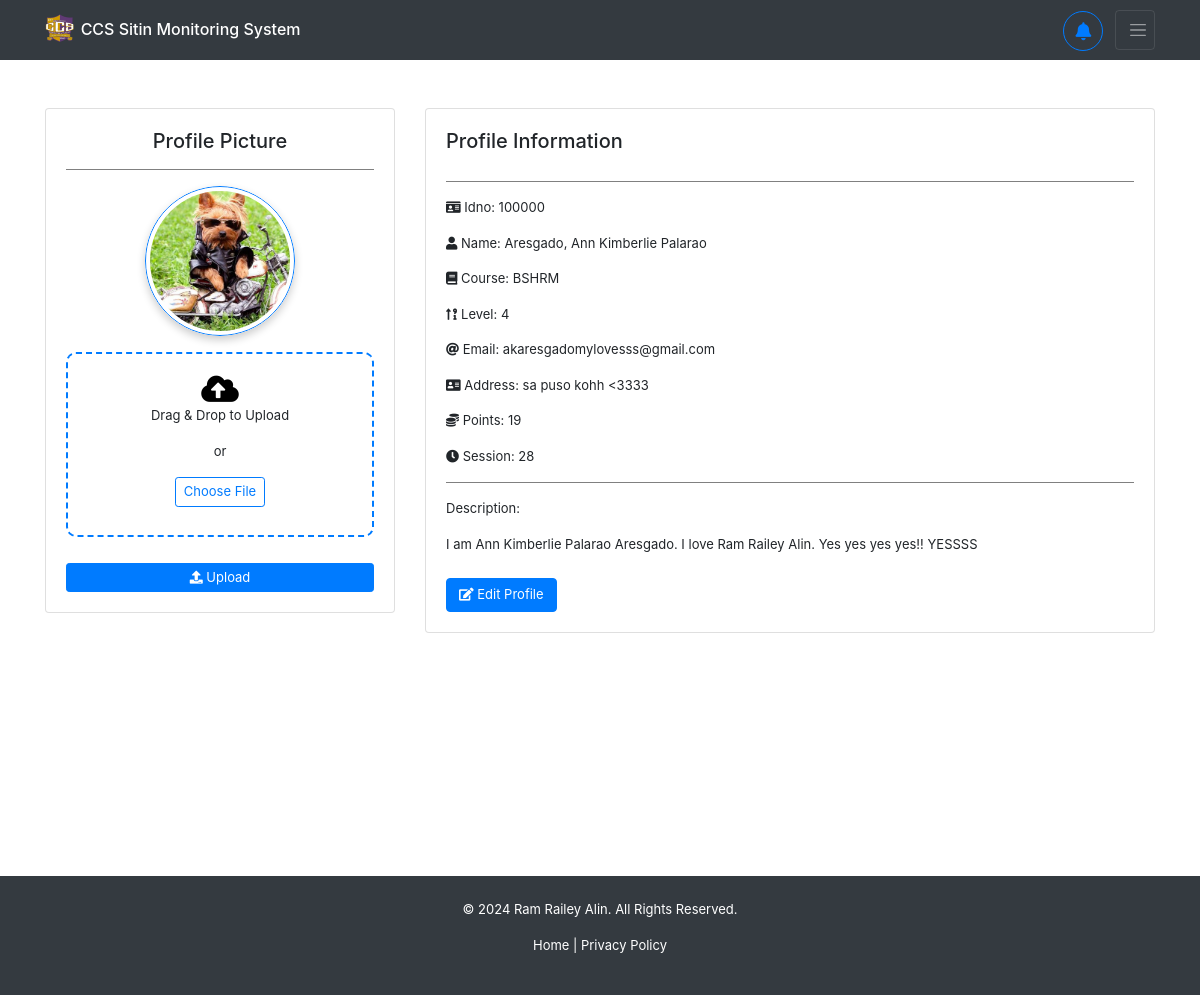
Screenshot of /profile/ (signed in) with the database file from the repository.
### backend/models.py (models this page shows, shortened)
class Registration(models.Model):
    idno = models.IntegerField(primary_key=True)
    lastname = models.CharField(max_length=80, null=True, blank=True)
    firstname = models.CharField(max_length=80, null=True, blank=True)
    middlename = models.CharField(max_length=80, null=True, blank=True)
    course = models.CharField(max_length=80, choices=COURSE_CHOICES, null=True, blank=True)
    level = models.IntegerField(null=True, choices=LEVEL_CHOICES, blank=True)
    email = models.EmailField(max_length=80, null=True, blank=True)
    address = models.CharField(max_length=255, null=True, blank=True)
    sessions = models.IntegerField(default=30, null=True, blank=True)
    points = models.IntegerField(default=0, null=True, blank=True)
    sitins_count = models.IntegerField(default=0, null=True, blank=True)
    profilepicture_og = models.ImageField(upload_to="profiles/", default="profiles/default.jpg", blank=True, null=True)
    profilepicture_lg = models.ImageField(upload_to="profiles/", default="profiles/default_lg.jpg", blank=True, null=True)
    profilepicture_md = models.ImageField(upload_to="profiles/", default="profiles/default_md.jpg", blank=True, null=True)
    profilepicture_sm = models.ImageField(upload_to="profiles/", default="profiles/default_sm.jpg", blank=True, null=True)
    study_load = models.ImageField(upload_to="schedules/", blank=True, null=True)
    profiledescription = models.TextField(blank=True, null=True)
    username = models.OneToOneField(User, on_delete=models.CASCADE)

### backend/views.py (the view, shortened to what this page needs)
# urls.py: path('profile/', views.profile, name='user-profile'),
@login_required
def profile(request):
    if request.user.is_authenticated:
        context = {
            'course_choices': COURSE_CHOICES,
            'level_choices': LEVEL_CHOICES
        }
        reg = Registration.objects.get(username=request.user)
        context['registration'] = reg
        return render(request, 'backend/pages/profile.html', context)
    return redirect('/')

### backend/templates/backend/pages/profile.html (shortened to what this page needs)
{% extends 'backend/base.html' %}
{% load static %}
{% block content %}
<div id="profile-container" class="container mt-5">
    <div class="row">
        <div class="col-lg-4 col-md-12 mb-4">
            <div class="card text-center">
                <div class="card-body">
                    <h5 class="card-title">Profile Picture</h5>
                    <hr>
                    <div class="profile-image-container">
                        <img id="profile-preview" src="{% if registration.profilepicture_md.url %}{{ registration.profilepicture_md.url }}{% else %}{% static 'backend/images/default-avatar.jpg' %}{% endif %}"
                             alt="Profile Picture" class="profile-img img-fluid rounded-circle shadow-lg border border-primary p-1">
                    </div>
                    <form class="mt-3" id="profile-picture-form" method="POST" enctype="multipart/form-data">
                        <div class="file-upload-area border-primary" id="file-upload-area">
                            <i class="fas fa-cloud-upload-alt upload-icon"></i>
                            <p>Drag & Drop to Upload</p>
                            <p>or</p>
                            <label class="btn btn-outline-primary btn-sm">
                                Choose File
                            </label>
                        </div>
                        <button type="button" onclick="updatePicture()" class="btn btn-primary btn-sm mt-3"><i
                                class="fas fa-upload"></i>
                            Upload</button>
                    </form>
                </div>
            </div>
        </div>
        <div class="col-lg-8 col-md-12 mb-4">
            <div class="card">
                <div class="card-body">
                    <div id="profile-view">
                        <div class="d-flex justify-content-between">
                            <h5 class="card-title">Profile Information</h5>
                        </div>
                        <hr>
                        <p id="profile-id"><i class="fas fa-id-card"></i> <span>Idno:</span> {% if registration.idno %}{{ registration.idno }}{% else %}N/A{% endif %}</p>
                        <p id="profile-name">
                            <i class="fas fa-user"></i> Name:
                            {% if registration.lastname or registration.firstname or registration.middlename %}
                                {{ registration.lastname|default:'' }}{% if registration.lastname and registration.firstname %}, {% endif %}
                                {{ registration.firstname|default:'' }}
                                {{ registration.middlename|default:'' }}
                            {% else %}
                                N/A
                            {% endif %}
                        </p>
                        <p id="profile-course"><i class="fas fa-book"></i> <span>Course:</span> {% if registration.course %}{{ registration.course }}{% else %}N/A{% endif %}</p>
                        <p id="profile-level"><i class="fas fa-sort-numeric-up-alt"></i> <span>Level:</span> {% if registration.level %}{{ registration.level }}{% else %}N/A{% endif %}</p>
                        <p id="profile-email"><i class="fas fa-at"></i> <span>Email:</span> {% if registration.email %}{{ registration.email }}{% else %}N/A{% endif %}</p>
                        <p id="profile-address"><i class="fas fa-address-card"></i> <span>Address:</span> {% if registration.address %}{{ registration.address }}{% else %}N/A{% endif %}</p>
                        <p id="profile-points"><i class="fas fa-coins"></i> <span>Points: {% if registration.points %}{{ registration.points }}{% else %}0{% endif %}</span></p>
                        <p id="profile-session"><i class="fas fa-clock"></i> <span>Session:</span> {% if registration.sessions %}{{ registration.sessions }}{% else %}N/A{% endif %}</p>
                        <hr>
                        <p>Description:</p>
                        <p id="profile-description">{% if registration.profiledescription %}{{ registration.profiledescription }}{% else %}N/A{% endif %}</p>
                        <div class="mt-4 text-end">
                            <button class="btn btn-primary" onclick="toggleEdit(true)"><i class="fas fa-edit"></i> Edit
                                Profile</button>
                        </div>
                    </div>
                </div>
            </div>
        </div>
    </div>
</div>
{% endblock %}

### backend/static/backend/css/styles.css (style rules this page uses)
* { box-sizing: border-box; padding: 0; margin: 0; }
p { font-size: small; }
label { font-size: small; }
button { font-size: small; }
.btn { font-size: small; }
form { display: flex; flex-direction: column; row-gap: 10px; }
hr { width: 100%; border: none; border-top: 1px solid gray; }

### backend/templates/backend/pages/profile.html (style rules this page uses)
.profile-image-container { width: 150px; height: 150px; margin: 0 auto; border-radius: 50%; overflow: hidden; border-width: 0px; box-shadow: 0px 4px 8px rgba(0, 0, 0, 0.2); }
.profile-img { width: 100%; height: 100%; object-fit: cover; }
.file-upload-area { border-width: 2px; border-style: dashed; padding: 20px; text-align: center; border-radius: 10px; cursor: pointer; transition: background 0.3s ease-in-out; }
.upload-icon { font-size: 30px; color: #000; }

### rows the page displays
Registration: profilepicture_md (picture), idno "100000", lastname "Aresgado", firstname "Ann Kimberlie", middlename "Palarao", course "BSHRM", level "4", email "akaresgadomylovesss@gmail.com", address "sa puso kohh <3333", points "19", sessions "28", profiledescription "I am Ann Kimberlie Palarao Aresgado. I love Ram Railey Alin. Yes yes yes yes!! YESSSS"
